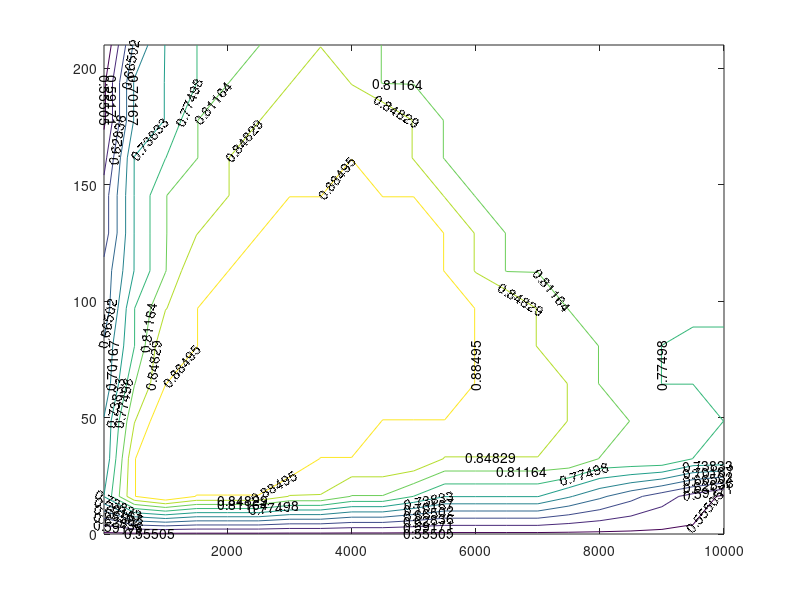

MATLAB code to generate this figure: (Note: this script raises an error after producing the figure.)
%%% PROJECT 3 PARAMETERS %%% YOU SHOULD BE USING ONLY THESE PARAMETERS FOR
%%% THE CORRESPONDING VARIABLES. 

%Vehicle Level Parameters
datCar.I = 2000; %kg m^2  -  Car Inertia
datCar.m = 1600; %kg      -  Car Mass 

%Vehicle Drag Coefficients

datCar.C0 = 0.0041;         %in N
datCar.C1 = 0.000066;       %in N/(m/s)
% parameters for calculation of C2
Rho =1.225;          %Kg/m^3
A  = 2.6;           % m^2 (projected area)
Cd = 0.36;           %Aerodynamic drag coefficient
datCar.C2 = 0.5*Rho*A*Cd;   % in N/(m/s)^2

% Vehicle Initial Conditions

datCar.init.X0 = 0;       % Initial X position of the vehicle (track start)
datCar.init.Y0 = 0;       % Initial Y position of the vehicle (track start)
datCar.init.vx0 = 0.001;  % Initial velocity of vehicle in body x axis (m/s)
datCar.init.vy0 = 0;      % Initial velocity of vehilce in body y axis (m/s)
datCar.init.omega0 = 0;   % Initial yaw rate of vehicle (rad/s)
datCar.init.psi0 = 0;     % Initial yaw of vehicle (rad)

%Tire Data
datCar.Calpha_f = 40000; % N/rad  initial tire stiffness - front
datCar.Calpha_r = 40000; % N/rad  initial tire stiffness - rear
datCar.Fyfmax = 40000*2/180*pi;  % maximum front tire force achievable (N)
datCar.Fyrmax = 40000*2/180*pi;  % maximum rear tire force achievable (N)
datCar.lr = 1.5; % m  distance of center of mass to front axle
datCar.lf = 1.0; % m  distance of center of mass to rear axle
datCar.radius = 0.3; %m  tire radius
datCar.maxAlpha = 2 / 180 * pi;  % maximum alpha value to be used in calc (rad)
datCar.Iw = 0.5*7*(datCar.radius^2);

datCar.C_lambda = 50; % longitudinal stiffness (N/Kg)
datCar.lambda_max = 0.1; %maximum tire slip ratio before saturation
datCar.tire_mu = 1.0;


datCar.init.omega0 = datCar.init.vx0 / datCar.radius;

%Transmission Data
datCar.gearRatio1 = 10.0;
datCar.gearRatio2 = 3.0;
datCar.gearRatio3 = 1.0;

datCar.FDRatio = 7.5;
datCar.FDeta = 0.95;

%Brake
datCar.maxBrakeTorque = 50000;

% track Data
track.radius = 200; %m radius of curved sections
track.width = 15;   %m width of track
track.l_st = 900;   %m length of straightaways

scaleFactor = 0.75;
%Electric Motor Data - corresponds to the HVH250-090 Electric Motor
datMotor.rpm =       [0,  1000,2000,3000,4000,5000,6000,7000,8000,9000,10000,11000, 12000];
datMotor.maxtorque = [0, 0, 0, 0, 0, 0,  0,  0,  0,  0,   0,   0,     0;
             280, 280, 280, 220, 160, 110,  95,  75,  60,  55,   50,   40,     0;
             280, 280, 275, 255, 240, 180, 140, 125,  95,  75,   70,   50,     0;
             280, 280, 275, 260, 250, 220, 180, 150, 125, 100,   80,   70,     0;
             280, 280, 275, 260, 250, 230, 200, 175, 140, 120,  100,   75,     0] * scaleFactor;
datMotor.vbus = [250, 350, 500, 600, 700]*scaleFactor;

datMotor.eta_torque = [0:25:325] * 280/325 * scaleFactor;
datMotor.eta_speed = [0:500:10000];
datMotor.eta_speed(1) = 10;
datMotor.eta_val = [0.740000000000000,0.740000000000000,0.740000000000000,0.740000000000000,0.740000000000000,0.740000000000000,0.740000000000000,0.740000000000000,0.740000000000000,0.740000000000000,0.740000000000000,0.740000000000000,0.740000000000000,0.740000000000000,0.740000000000000,0.740000000000000,0.740000000000000,0.740000000000000,0.740000000000000,0.740000000000000,0.740000000000000;
    0.860000000000000,0.940000000000000,0.96000000000000,0.940000000000000,0.940000000000000,0.940000000000000,0.920000000000000,0.920000000000000,0.900000000000000,0.900000000000000,0.880000000000000,0.860000000000000,0.860000000000000,0.860000000000000,0.860000000000000,0.840000000000000,0.820000000000000,0.800000000000000,0.780000000000000,0.760000000000000,0.740000000000000;
    0.840000000000000,0.940000000000000,0.96000000000000,0.96000000000000,0.96000000000000,0.96000000000000,0.960000000000000,0.940000000000000,0.940000000000000,0.940000000000000,0.940000000000000,0.920000000000000,0.920000000000000,0.920000000000000,0.920000000000000,0.920000000000000,0.900000000000000,0.900000000000000,0.900000000000000,0.880000000000000,0.880000000000000;
    0.840000000000000,0.920000000000000,0.96000000000000,0.96000000000000,0.96000000000000,0.96000000000000,0.96000000000000,0.96000000000000,0.96000000000000,0.940000000000000,0.940000000000000,0.940000000000000,0.940000000000000,0.940000000000000,0.940000000000000,0.920000000000000,0.920000000000000,0.900000000000000,0.900000000000000,0.900000000000000,0.880000000000000;
    0.820000000000000,0.900000000000000,0.940000000000000,0.96000000000000,0.96000000000000,0.96000000000000,0.96000000000000,0.96000000000000,0.96000000000000,0.96000000000000,0.96000000000000,0.96000000000000,0.940000000000000,0.940000000000000,0.940000000000000,0.920000000000000,0.900000000000000,0.900000000000000,0.880000000000000,0.880000000000000,0.880000000000000;
    0.820000000000000,0.880000000000000,0.940000000000000,0.940000000000000,0.96000000000000,0.96000000000000,0.96000000000000,0.96000000000000,0.96000000000000,0.96000000000000,0.96000000000000,0.96000000000000,0.940000000000000,0.940000000000000,0.920000000000000,0.920000000000000,0.900000000000000,0.900000000000000,0.880000000000000,0.860000000000000,0.860000000000000;
    0.800000000000000,0.880000000000000,0.920000000000000,0.940000000000000,0.96000000000000,0.96000000000000,0.96000000000000,0.96000000000000,0.96000000000000,0.96000000000000,0.96000000000000,0.96000000000000,0.940000000000000,0.940000000000000,0.920000000000000,0.900000000000000,0.900000000000000,0.900000000000000,0.900000000000000,0.900000000000000,0.900000000000000;
    0.800000000000000,0.860000000000000,0.900000000000000,0.940000000000000,0.940000000000000,0.96000000000000,0.96000000000000,0.96000000000000,0.96000000000000,0.96000000000000,0.96000000000000,0.940000000000000,0.920000000000000,0.900000000000000,0.900000000000000,0.900000000000000,0.900000000000000,0.900000000000000,0.900000000000000,0.900000000000000,0.900000000000000;
    0.780000000000000,0.860000000000000,0.900000000000000,0.920000000000000,0.940000000000000,0.940000000000000,0.96000000000000,0.96000000000000,0.96000000000000,0.96000000000000,0.96000000000000,0.940000000000000,0.920000000000000,0.900000000000000,0.900000000000000,0.900000000000000,0.900000000000000,0.900000000000000,0.900000000000000,0.900000000000000,0.900000000000000;
    0.780000000000000,0.860000000000000,0.900000000000000,0.920000000000000,0.920000000000000,0.940000000000000,0.940000000000000,0.940000000000000,0.96000000000000,0.940000000000000,0.940000000000000,0.920000000000000,0.900000000000000,0.900000000000000,0.900000000000000,0.900000000000000,0.900000000000000,0.900000000000000,0.900000000000000,0.900000000000000,0.900000000000000;
    0.760000000000000,0.860000000000000,0.880000000000000,0.900000000000000,0.920000000000000,0.940000000000000,0.940000000000000,0.940000000000000,0.940000000000000,0.940000000000000,0.920000000000000,0.900000000000000,0.900000000000000,0.900000000000000,0.900000000000000,0.900000000000000,0.900000000000000,0.900000000000000,0.900000000000000,0.900000000000000,0.900000000000000;
    0.740000000000000,0.840000000000000,0.860000000000000,0.900000000000000,0.920000000000000,0.920000000000000,0.940000000000000,0.940000000000000,0.940000000000000,0.940000000000000,0.920000000000000,0.900000000000000,0.900000000000000,0.900000000000000,0.900000000000000,0.900000000000000,0.900000000000000,0.900000000000000,0.900000000000000,0.900000000000000,0.9000000000000000;
    .740000000000000,0.840000000000000,0.860000000000000,0.880000000000000,0.900000000000000,0.920000000000000,0.920000000000000,0.940000000000000,0.920000000000000,0.900000000000000,0.900000000000000,0.900000000000000,0.900000000000000,0.900000000000000,0.900000000000000,0.900000000000000,0.900000000000000,0.900000000000000,0.900000000000000,0.900000000000000,0.900000000000000;
    0.720000000000000,0.820000000000000,0.860000000000000,0.880000000000000,0.900000000000000,0.900000000000000,0.920000000000000,0.920000000000000,0.920000000000000,0.900000000000000,0.900000000000000,0.900000000000000,0.900000000000000,0.900000000000000,0.900000000000000,0.900000000000000,0.900000000000000,0.900000000000000,0.900000000000000,0.900000000000000,0.900000000000000];
datMotor.eta_val = datMotor.eta_val .* datMotor.eta_val;

datMotor.inertia = 0.5; % Kg-m^2

% Conversion
mph2mps = 1600/3600;

figure
[C,h] = contour( datMotor.eta_speed, datMotor.eta_torque, datMotor.eta_val);
clabel(C,h)
h.LineColor='k'
xlabel('Speed (rpm)');
ylabel('Torque (Nm)');
title('Efficiency (%) Contour Maps - Project 3');
grid
hold on
plot(datMotor.rpm,datMotor.maxtorque,'--')

%Battery Data

datBat.SOC=[0, 0.01,   .1,  .2,  .3,  .4,  .5,  .6, .7,  .8,  .9,   1] % soc
datBat.OCV=[0, 3.1,3.55,3.68,3.74,3.76,3.78,3.85,3.9,3.95,4.08,4.15]  % OCV per cell
datBat.Rint=0.1695; % internal resistance per cell
datBat.C = 150 % Amp hr total battery capacity
datBat.numSeries = 96;
datBat.numParallel = 74;

figure
plot(datBat.SOC,datBat.OCV)
xlabel('Cell State of Charge ')
ylabel('Cell Open Circuit Volage (OCV) - Volts')
title('Lithium Ion Cell Characteristic - Project 3')
grid


